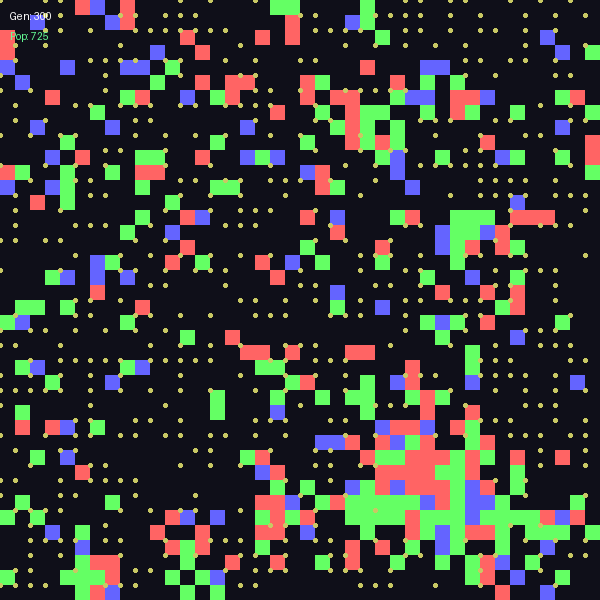

Here is the Python script that generated this plot:
"""
#025 Open-endedness - 开放式进化

没有固定目标，系统持续演化
例：生命进化、文化演化、科技发展

本实验模拟开放式系统
"""

import numpy as np
from PIL import Image, ImageDraw
import random
import string

class OpenEndedWorld:
    def __init__(self, size=50):
        self.size = size
        self.creatures = []
        self.resources = set()
        self.generation = 0
        self.history = []
    
    def spawn_resources(self):
        for _ in range(20):
            x, y = random.randint(0, self.size-1), random.randint(0, self.size-1)
            self.resources.add((x, y, random.choice(['A', 'B', 'C'])))
    
    def add_creature(self, genome=None):
        x, y = random.randint(0, self.size-1), random.randint(0, self.size-1)
        genome = genome or ''.join(random.choices('ABCD', k=20))
        self.creatures.append({
            'x': x, 'y': y,
            'genome': genome,
            'energy': 50,
            'age': 0
        })
    
    def step(self):
        self.spawn_resources()
        
        new_creatures = []
        for c in self.creatures:
            # 根据基因组行动
            gene = c['genome'][c['age'] % len(c['genome'])]
            
            if gene == 'A':  # 移动
                c['x'] = (c['x'] + random.choice([-1, 0, 1])) % self.size
                c['y'] = (c['y'] + random.choice([-1, 0, 1])) % self.size
            elif gene == 'B':  # 吃
                for r in list(self.resources):
                    if r[0] == c['x'] and r[1] == c['y']:
                        c['energy'] += 15
                        self.resources.remove(r)
                        break
            elif gene == 'C':  # 繁殖
                if c['energy'] > 70:
                    c['energy'] -= 30
                    child_genome = ''.join(
                        g if random.random() > 0.1 else random.choice('ABCD')
                        for g in c['genome']
                    )
                    new_creatures.append({
                        'x': c['x'], 'y': c['y'],
                        'genome': child_genome,
                        'energy': 30,
                        'age': 0
                    })
            
            c['energy'] -= 0.5
            c['age'] += 1
        
        # 移除死亡的
        self.creatures = [c for c in self.creatures if c['energy'] > 0]
        self.creatures.extend(new_creatures)
        
        self.generation += 1
        self.history.append({
            'pop': len(self.creatures),
            'avg_energy': np.mean([c['energy'] for c in self.creatures]) if self.creatures else 0,
            'unique_genomes': len(set(c['genome'] for c in self.creatures))
        })

def visualize_open_ended(world, output_path):
    SIZE = 600
    img = Image.new('RGB', (SIZE, SIZE), (15, 15, 25))
    
    # 绘制资源
    scale = SIZE // world.size
    for x, y, t in world.resources:
        color = {'A': (255, 100, 100), 'B': (100, 255, 100), 'C': (100, 100, 255)}[t]
        draw = ImageDraw.Draw(img)
        draw.rectangle([x*scale, y*scale, x*scale+scale-1, y*scale+scale-1], fill=color)
    
    # 绘制生物
    for c in world.creatures:
        x, y = c['x'] * scale, c['y'] * scale
        draw.ellipse([x-2, y-2, x+2, y+2], fill=(200, 200, 100))
    
    draw = ImageDraw.Draw(img)
    draw.text((10, 10), f"Gen: {world.generation}", fill=(255, 255, 255))
    draw.text((10, 30), f"Pop: {len(world.creatures)}", fill=(100, 255, 150))
    
    img.save(output_path)
    print(f'Saved: {output_path}')

if __name__ == '__main__':
    output_dir = r'C:\Users\许耀仁\.openclaw\workspace\experiments'
    
    print('=== Open-endedness ===')
    
    world = OpenEndedWorld(size=40)
    for _ in range(15):
        world.add_creature()
    
    for _ in range(300):
        world.step()
        if len(world.creatures) == 0:
            break
    
    print(f'Final population: {len(world.creatures)}')
    if world.history:
        print(f'Final unique genomes: {world.history[-1]["unique_genomes"]}')
    
    visualize_open_ended(world, f'{output_dir}/open_ended.png')
    
    print('Done')
